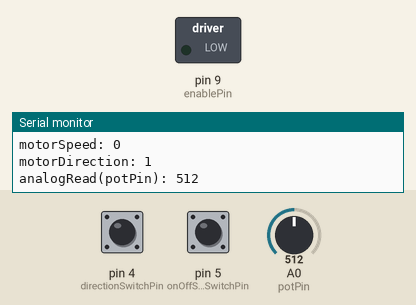
Simulated run of this sketch. Board: Arduino Uno, built with avr-gcc and run on an emulated ATmega328P. Parts: switched loads named in the sketch (green lamp = pin HIGH), the last lines printed to the serial monitor. The inputs (shaded band) are chosen by the test bench; at power-on: pin 5 (onOffSwitchStateSwitchPin) LOW, A0 (potPin) = 512, pin 4 (directionSwitchPin) LOW.

Above: at 1.3 s.
1.4 s: pin 5 (onOffSwitchStateSwitchPin) pulled HIGH for 0.15 s
At 2.0 s:
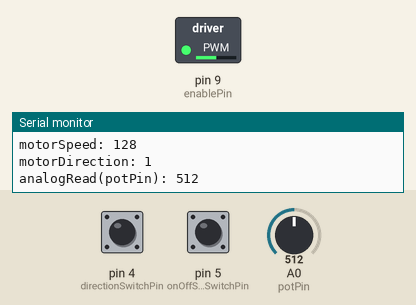
3.0 s: A0 (potPin) set to 716
At 3.6 s:
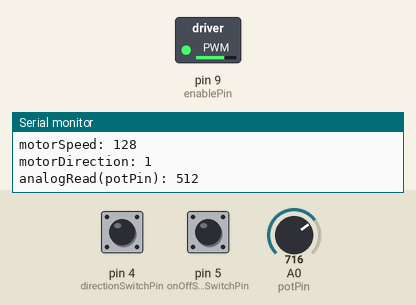
4.5 s: A0 (potPin) set to 900
At 5.7 s:
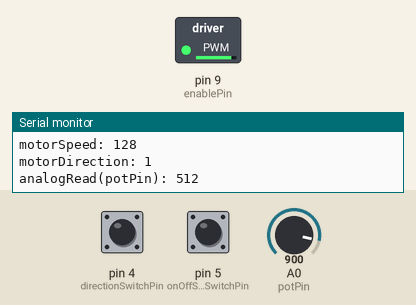
6.0 s: A0 (potPin) set to 122
At 7.1 s:
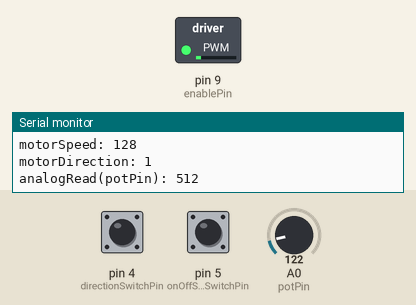
7.5 s: pin 5 (onOffSwitchStateSwitchPin) pulled HIGH for 1 s
At 9.0 s:
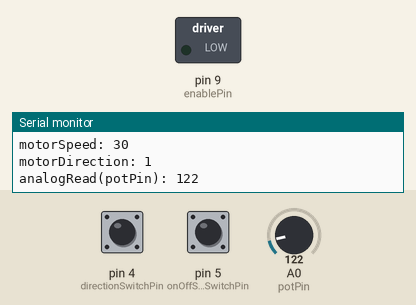
10.0 s: pin 5 (onOffSwitchStateSwitchPin) pulled HIGH for 3.2 s
At 10.9 s:
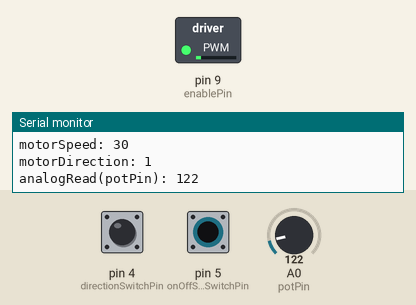
Timing chart, 0 to 13.0 s (numbered marks = the images above; inputs shaded):
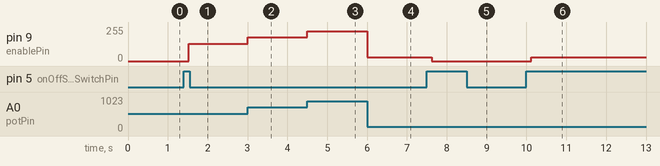

Measured:
- after the input at 1.4 s, pin 9 (enablePin): 0/255 → 128/255 after 0.12 s
- after the input at 3.0 s, pin 9 (enablePin): 128/255 → 179/255 at once
- after the input at 4.5 s, pin 9 (enablePin): 179/255 → 225/255 at once
- after the input at 6.0 s, pin 9 (enablePin): 225/255 → 30/255 at once
- after the input at 7.5 s, pin 9 (enablePin): 30/255 → 0/255 after 0.12 s
- after the input at 10.0 s, pin 9 (enablePin): 0/255 → 30/255 after 0.12 s

The sketch:

10_zoetrope.ino
```cpp
const int controlPin1 = 2;
const int controlPin2 = 3;
const int enablePin = 9;
const int directionSwitchPin = 4;
const int onOffSwitchStateSwitchPin = 5;
const int potPin = A0;

int onOffSwitchState = 0;
int previousOnOffSwitchState = 0;
int directionSwitchState = 0;
int previousDirectionSwitchState = 0;
int motorEnabled = 0;
int motorSpeed = 0;
int motorDirection = 1;

void printState() {
  Serial.print("\nonOffSwitchState: ");
  Serial.print(onOffSwitchState);

  Serial.print("\npreviousOnOffSwitchState: ");
  Serial.print(previousOnOffSwitchState);

  Serial.print("\ndirectionSwitchState: ");
  Serial.print(directionSwitchState);

  Serial.print("\npreviousDirectionSwitchState: ");
  Serial.print(previousDirectionSwitchState);

  Serial.print("\nmotorEnabled: ");
  Serial.print(motorEnabled);

  Serial.print("\nmotorSpeed: ");
  Serial.print(motorSpeed);

  Serial.print("\nmotorDirection: ");
  Serial.print(motorDirection);

  Serial.print("\nanalogRead(potPin): ");
  Serial.print(analogRead(potPin));

  Serial.println("");
}

void setup() {
    Serial.begin(9600);
    printState();

    pinMode(directionSwitchPin, INPUT);
    pinMode(onOffSwitchStateSwitchPin, INPUT);
    pinMode(controlPin1, INPUT);
    pinMode(controlPin2, INPUT);
    pinMode(enablePin, INPUT);
    digitalWrite(enablePin, LOW);
}

void loop() {
    onOffSwitchState = digitalRead(onOffSwitchStateSwitchPin);
    delay(1);
    directionSwitchState = digitalRead(directionSwitchPin);
    motorSpeed = analogRead(potPin) / 4;

    if (onOffSwitchState != previousOnOffSwitchState) {
        printState();
        if (onOffSwitchState == HIGH) {
            motorEnabled = !motorEnabled;
        }
    }

    if (directionSwitchState != previousDirectionSwitchState) {
        printState();
        if (directionSwitchState == HIGH) {
            motorDirection = !motorDirection;
        }
    }

    if (motorDirection == 1) {
      digitalWrite(controlPin1, HIGH);
      digitalWrite(controlPin2, LOW);

    } else {
      digitalWrite(controlPin1, LOW);
      digitalWrite(controlPin2, HIGH);
    }

    if (motorEnabled == 1) {
      analogWrite(enablePin, motorSpeed);

    } else {
      analogWrite(enablePin, 0);
    }

    previousDirectionSwitchState = directionSwitchState;
    previousOnOffSwitchState = onOffSwitchState;
}
```
